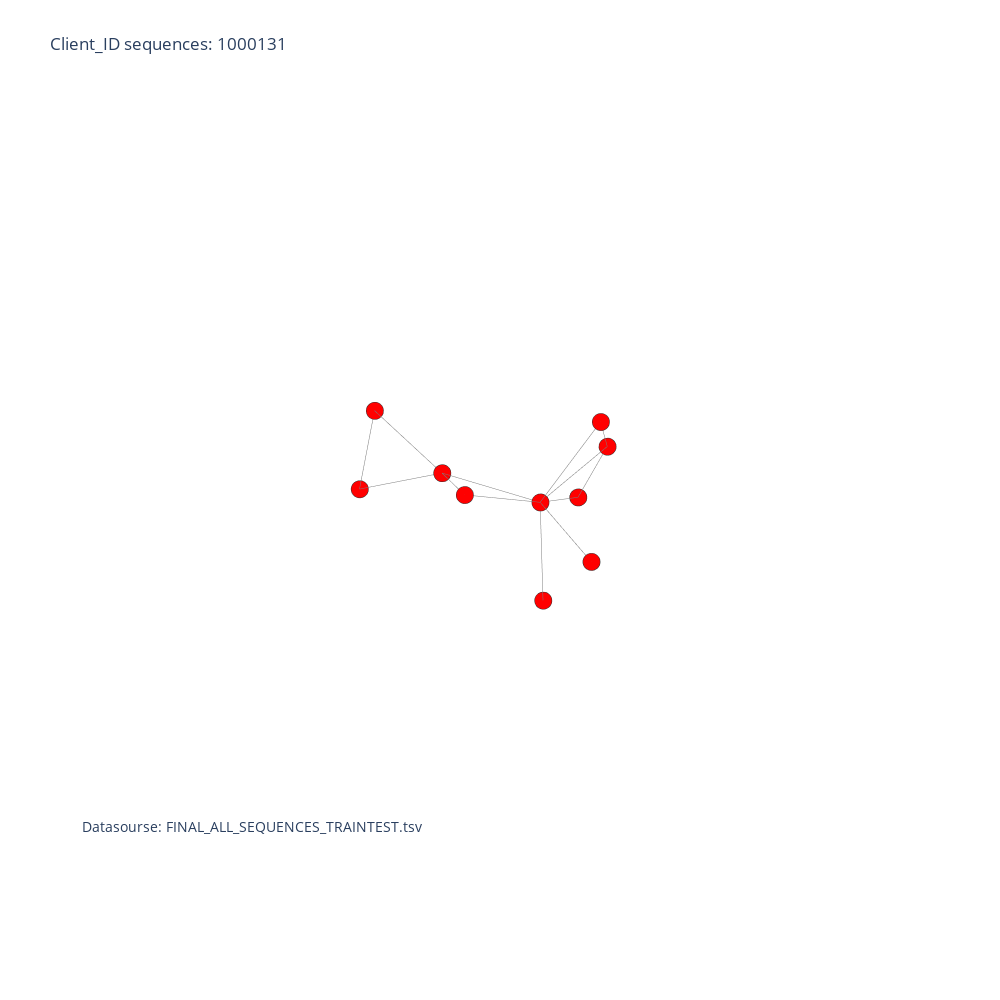

Notebook code cell kept with this figure:
### Code cell
data=[trace1, trace2]
fig=go.Figure(data=data, layout=layout)

py.iplot(fig)

### Figure 1 — Plotly figure (JSON) as saved in the notebook; plotly's stock layout.template omitted (floating-point values rounded to 4 significant figures; data arrays with more than 128 entries replaced by an {"elided": "..."} marker saying what was removed)
{"data": [{"hoverinfo": "none", "line": {"color": "rgb(125,125,125)", "width": 1}, "mode": "lines", "type": "scatter3d", "x": {"elided": "318 float values"}, "y": {"elided": "318 float values"}, "z": {"elided": "318 float values"}}, {"hoverinfo": "text", "marker": {"color": "red", "colorscale": [[0, "#440154"], [0.1111, "#482878"], [0.2222, "#3e4989"], [0.3333, "#31688e"], [0.4444, "#26828e"], [0.5556, "#1f9e89"], [0.6667, "#35b779"], [0.7778, "#6ece58"], [0.8889, "#b5de2b"], [1, "#fde725"]], "line": {"color": "rgb(50,50,50)", "width": 0.5}, "size": 6, "symbol": "circle"}, "mode": "markers", "name": "actors", "text": ["007a81eb198c0128bd7a4b276498983c", "033f49bf278f9c34e3e1e52542e98920", "61f32cfef38c65296ca4767f33330415", "64a31014ed1a7dd6d7a00b75952abef7", "6ae8abe8c2cf3bcf9cc6df31f4d06d4d", "6f50051fef25e2633f4d3073104d7a2c", "8e686e4131047013fc407a6702f95237", "b496d19eb25556bd64e481d11b6f7dd6", "c82c51bc925071ff17983d79b472c9f8", "eb727f972742f7ff6b07ee761ae5da1b"], "type": "scatter3d", "x": [0.8481, -1.915, -0.01092, -0.9532, 0.2088, 1.078, -1.605, -0.9705, 0.7177, 0.05301], "y": [0.3918, 0.8452, -0.726, -0.6394, -1.607, 0.09718, 1.098, 0.3363, -0.464, -0.3515], "z": [-0.7769, -0.3909, -1.417, 0.2821, -0.2126, 0.1233, 0.5397, -0.02205, 0.8386, -0.2103]}], "layout": {"annotations": [{"font": {"size": 14}, "showarrow": false, "text": "Datasourse: FINAL_ALL_SEQUENCES_TRAINTEST.tsv", "x": 0, "xanchor": "left", "xref": "paper", "y": 0.1, "yanchor": "bottom", "yref": "paper"}], "height": 1000, "hovermode": "closest", "margin": {"t": 100}, "scene": {"aspectmode": "auto", "aspectratio": {"x": 1.137, "y": 1.027, "z": 0.8564}, "camera": {"center": {"x": 0, "y": 0, "z": 0}, "eye": {"x": -1.031, "y": -3.312, "z": 2.408}, "projection": {"type": "perspective"}, "up": {"x": 0, "y": 0, "z": 1}}, "xaxis": {"showbackground": false, "showgrid": false, "showline": false, "showticklabels": false, "title": {"text": ""}, "type": "linear", "zeroline": false}, "yaxis": {"showbackground": false, "showgrid": false, "showline": false, "showticklabels": false, "title": {"text": ""}, "type": "linear", "zeroline": false}, "zaxis": {"showbackground": false, "showgrid": false, "showline": false, "showticklabels": false, "title": {"text": ""}, "type": "linear", "zeroline": false}}, "showlegend": false, "title": {"text": "Client_ID sequences: 1000131"}, "width": 1000}}
